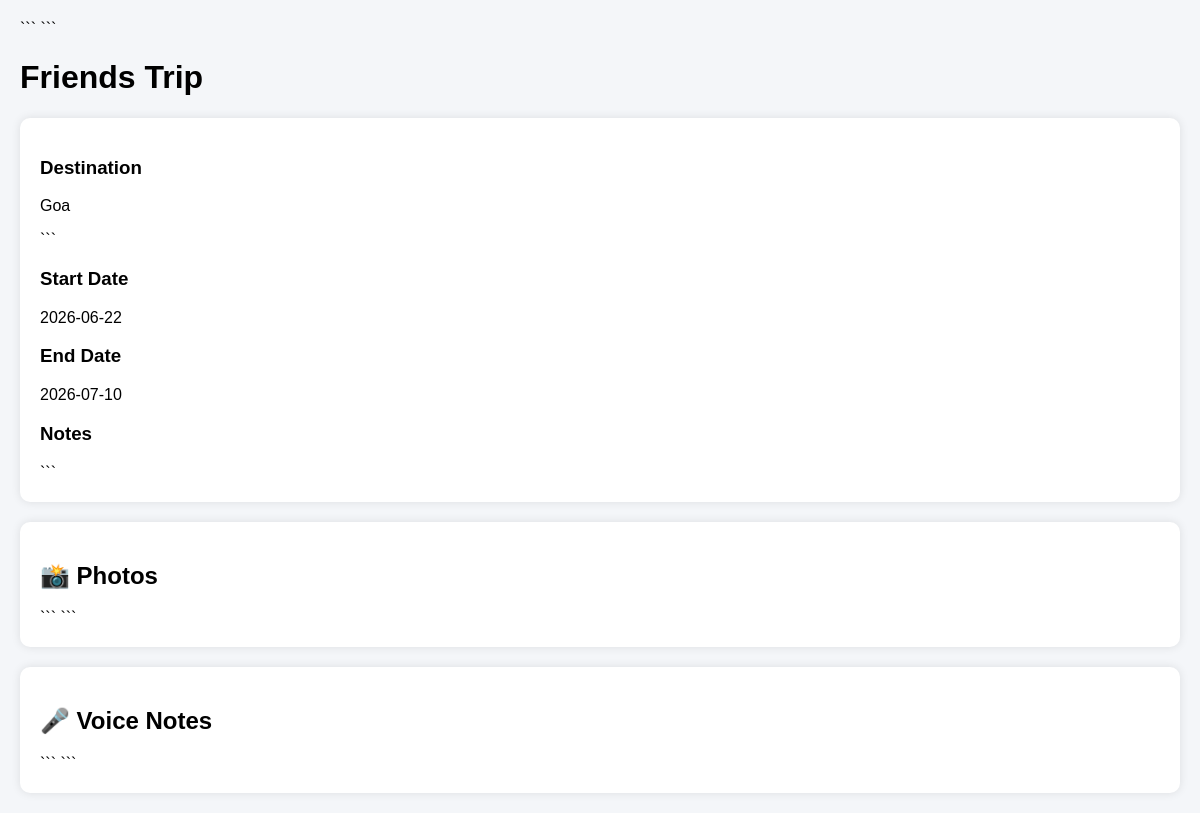
The page /trip/1 on the database its author committed.
### app.py (models this page shows)
class Trip(db.Model):
    id = db.Column(db.Integer, primary_key=True)
    trip_name = db.Column(db.String(100), nullable=False)
    destination = db.Column(db.String(100), nullable=False)
    start_date = db.Column(db.String(20), nullable=False)
    end_date = db.Column(db.String(20), nullable=False)
    notes = db.Column(db.Text)

### app.py (the view)
@app.route('/trip/<int:trip_id>')
def trip_details(trip_id):
    trip = Trip.query.get_or_404(
        trip_id
    )
    media_files = Media.query.filter_by(
        trip_id=trip_id
    ).all()
    voice_notes = VoiceNote.query.filter_by(
        trip_id=trip_id
    ).all()
    expenses = Expense.query.filter_by(
        trip_id=trip_id
    ).all()
    total_expense = sum(
        exp.amount for exp in expenses
    )
    return render_template(
        'trip_details.html',
        trip=trip,
        media_files=media_files,
        voice_notes=voice_notes,
        expenses=expenses,
        total_expense=total_expense
    )

### templates/trip_details.html (shortened to what this page needs)
<!DOCTYPE html>
<html>
<head>
```
</head>
<body>
<h1>{{ trip.trip_name }}</h1>
<div class="card">
    <h3>Destination</h3>
    <p>{{ trip.destination }}</p>
```
<h3>Start Date</h3>
<p>{{ trip.start_date }}</p>
<h3>End Date</h3>
<p>{{ trip.end_date }}</p>
<h3>Notes</h3>
```
</div>
<div class="card">
    <h2>📸 Photos</h2>
```
```
</div>
<div class="card">
    <h2>🎤 Voice Notes</h2>
```
```
</div>
</body>
</html>

### templates/trip_details.html (style rules this page uses)
body { font-family: Arial; margin:20px; background:#f4f6f9; }
.card { background:white; padding:20px; border-radius:10px; margin-bottom:20px; box-shadow:0 0 10px rgba(0,0,0,0.1); }

### rows shown on the page
Trip: trip_name "Friends Trip", destination "Goa", start_date "2026-06-22", end_date "2026-07-10"
